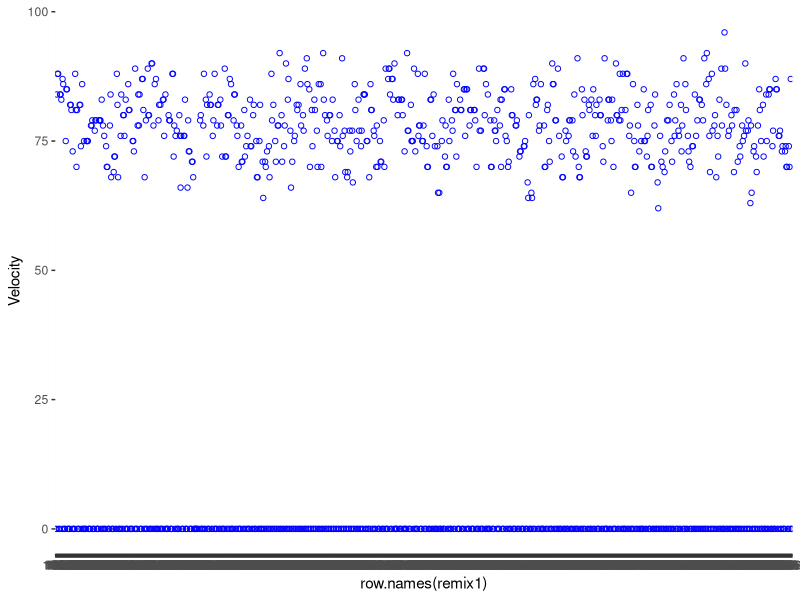
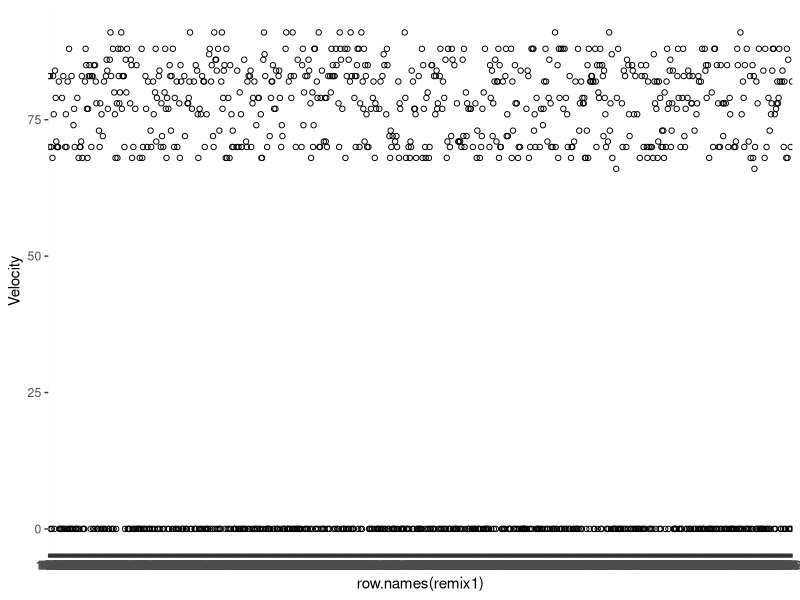
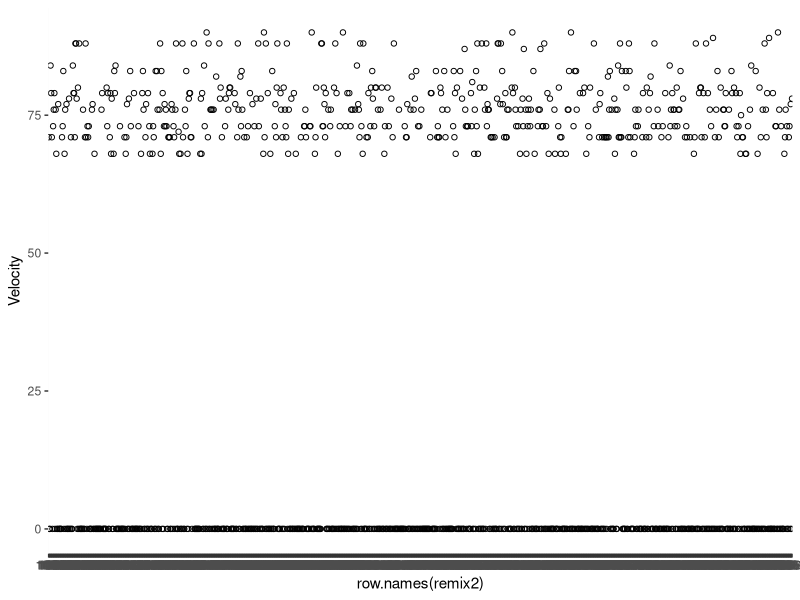
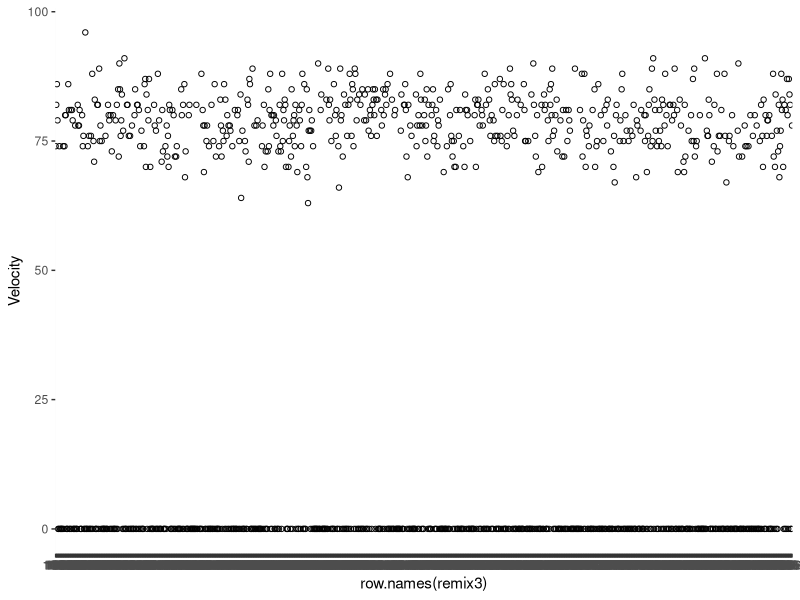
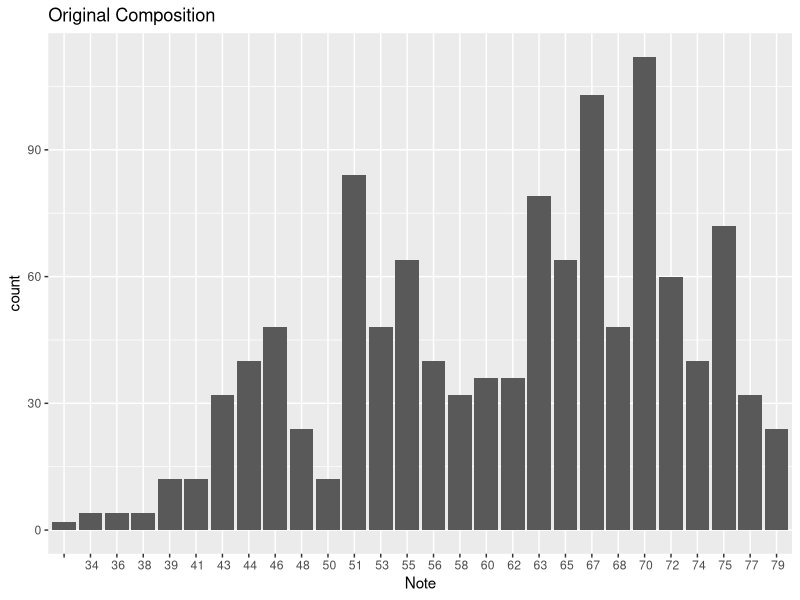
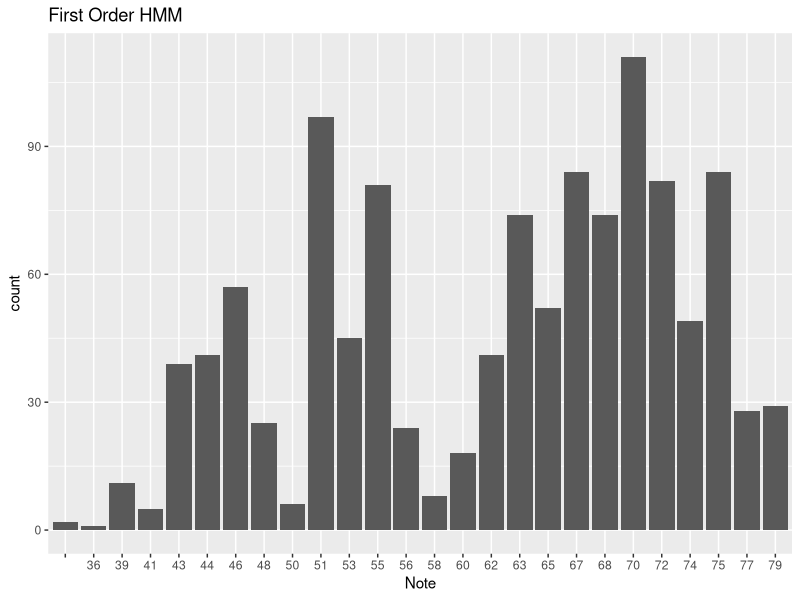
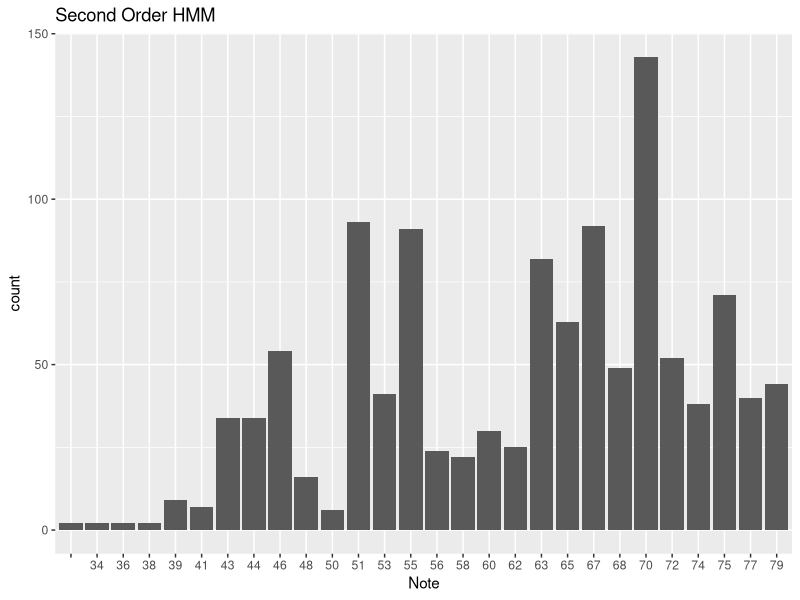
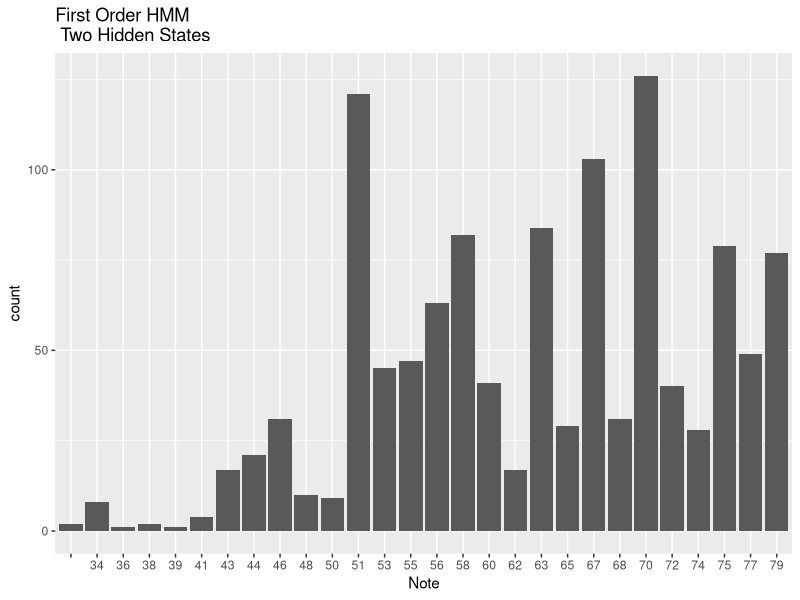

Write the R code that produced these figures, in order.
setwd("C:/Users/Megan Robertson/Documents/Spring2016/STA531/531FinalProject/Piano/CSV")
original = read.csv("Jupiter.csv", row.names = NULL)
remix1 = read.csv("jupiterRemix.csv")
remix2 = read.csv("jupiterRemix2.csv")
remix3 = read.csv("jupiterRemix-2H.csv")

original = original[39:nrow(original),]
remix1 = remix1[39:nrow(remix1),]
remix2 = remix2[39:nrow(remix2),]
remix3 = remix3[39:nrow(remix3),]

colnames(original) = c("one", "two", "Header", "zero", "Note", "Velocity", "X")
colnames(remix1) = c("one", "two", "Header", "zero", "Note", "Velocity", "X")
colnames(remix2) = c("one", "two", "Header", "zero", "Note", "Velocity", "X")
colnames(remix3) = c("one", "two", "Header", "zero", "Note", "Velocity", "X")



library(ggplot2)

#comparing velocities
ggplot(original, aes(x=row.names(remix1), y = Velocity)) + geom_point(shape = 1, col = "blue")
ggplot(remix1, aes(x=row.names(remix1), y = Velocity)) + geom_point(shape = 1)
ggplot(remix2, aes(x=row.names(remix2), y = Velocity)) + geom_point(shape = 1)
ggplot(remix3, aes(x=row.names(remix3), y = Velocity)) + geom_point(shape = 1)

#comparing notes
ggplot(original, aes(Note)) + geom_bar() + ggtitle("Original Composition")
ggplot(remix1, aes(Note)) + geom_bar() + ggtitle("First Order HMM")
ggplot(remix2, aes(Note)) + geom_bar() + ggtitle("Second Order HMM")
ggplot(remix3, aes(Note)) + geom_bar()+ ggtitle("First Order HMM \n Two Hidden States")


#Survey Results
survey = read.csv("SurveyResults.csv")

ggplot(data=survey, aes(x=Favorite,fill=Song)) + geom_bar() + ggtitle("Favorite Compositions") + 
  theme(plot.title = element_text(lineheight=.8, face="bold"))

ggplot(data=survey, aes(x=Correct,fill=Song)) + geom_bar() + ggtitle("Guesses of Original") + 
  theme(plot.title = element_text(lineheight=.8, face="bold"))
